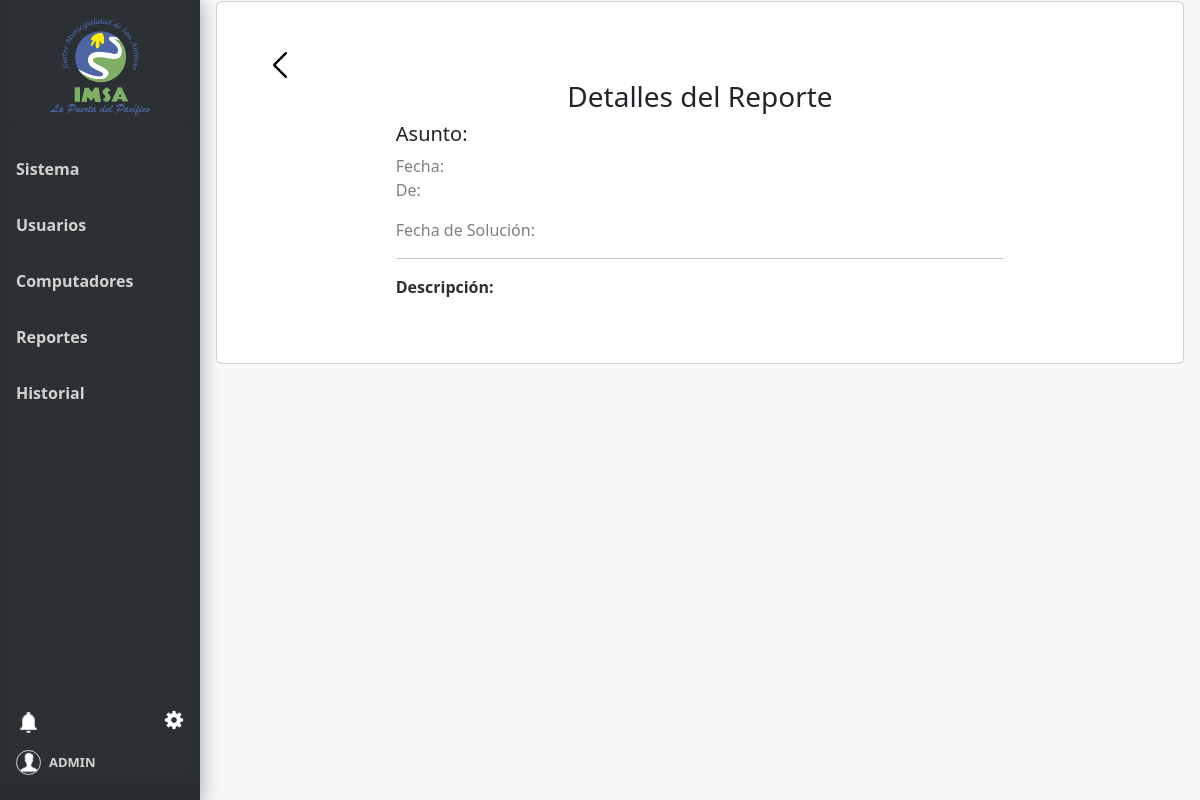
The app's page /ver_reporte/3 (signed in), older data.
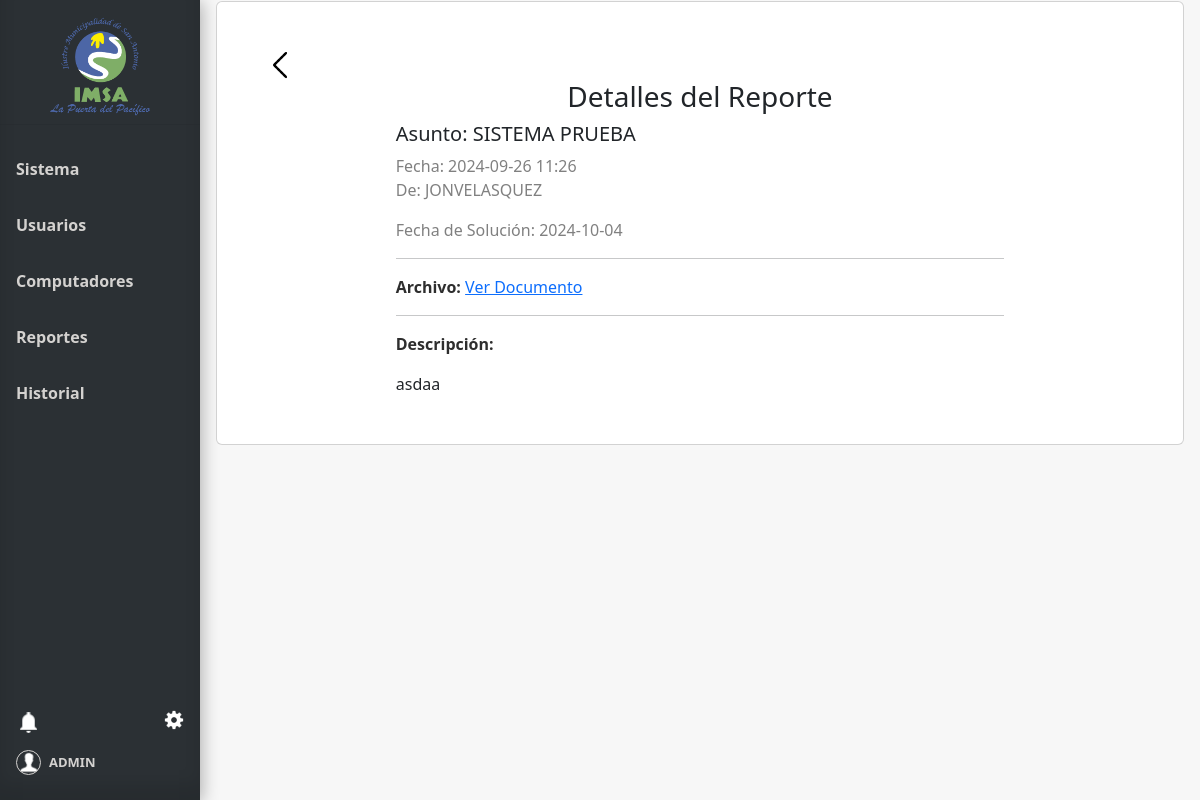
The same page, newer data.
### tables this page shows
CREATE TABLE Reportes (
    id_reporte INTEGER PRIMARY KEY AUTOINCREMENT,
    usuario_id INTEGER,
    asunto VARCHAR(100) NOT NULL,
    descripcion VARCHAR(300) NOT NULL,
    fecha TIMESTAMP DEFAULT CURRENT_TIMESTAMP,
    fecha_solucion TIMESTAMP,
    archivo VARCHAR,
    FOREIGN KEY (usuario_id) REFERENCES Usuario(Id_usuario)
);

CREATE TABLE Usuario (
    Id_usuario INTEGER PRIMARY KEY AUTOINCREMENT,
    Nombre_user VARCHAR(100),
    Email VARCHAR(100),
    Psw VARCHAR(100),
    id_tipo_usuario,
    FOREIGN KEY (id_tipo_usuario) REFERENCES Tipo_usuario(id_tipo_usuario)
);

### app.py (the view)
@app.route('/ver_reporte/<int:id_reporte>', methods=['GET'])
@login_required
def ver_reporte(id_reporte):
    conn = get_db_connection()
    reporte = conn.execute('''
                           SELECT Reportes.id_reporte, Reportes.asunto, Reportes.fecha, Reportes.fecha_solucion, Reportes.descripcion, Reportes.archivo, Usuario.Nombre_user
                           FROM Reportes
                           INNER JOIN Usuario ON Usuario.id_usuario = Reportes.usuario_id
                           WHERE id_reporte = ?
                           ''', (id_reporte,)).fetchone()
    conn.close()
    user=current_user
    num_notificaciones_totales = get_total_notifications(user.id)
    info_notificaciones = get_info_notifications(user.id)
    return render_template('ver_reporte.html', reporte=reporte,  user=user, num_notificaciones_totales=num_notificaciones_totales, info_notificaciones=info_notificaciones)

### app.py (called while the page is built)
@login_manager.user_loader
def load_user(user_id):
    return Usuario.get_by_id(user_id)

def get_db_connection():
    conn = sqlite3.connect('database.db')
    conn.row_factory = sqlite3.Row
    return conn

def get_total_notifications(user_id):
    conn = get_db_connection()
    total_notifications = conn.execute(
        'SELECT COUNT(*) FROM Notificaciones WHERE id_usuario = ?  AND leido = false',
        (user_id,)
    ).fetchone()[0]
    conn.close()
    return total_notifications

def get_info_notifications(user_id):
    conn = get_db_connection()
    info_notifiaciones= conn.execute(
        'SELECT * FROM Notificaciones WHERE id_usuario = ? ORDER BY id_notificacion DESC LIMIT 6',
        (user_id,)
    ).fetchall()
    conn.close()
    return info_notifiaciones

### model.py (called while the page is built)
def get_db_connection():
    conn = sqlite3.connect('database.db')
    conn.row_factory = sqlite3.Row
    return conn

### templates/ver_reporte.html
{% extends 'base.html' %}
{% block head %}
<link rel="stylesheet" href="{{ url_for('static', filename='css/style_verReporte.css')}}">
{% endblock %}
{% block content %}
<div class="card text-start mb-3">
    <div class="bodyBack">
        <a id="botonBack" href="{{url_for('reportes')}}" aria-valuetext="a"><img id="imgBack"
                src="{{ url_for('static', filename='img/icon-back.png')}}" alt="icon-back" width="30px"></a>
    </div>
    <div class="report-details" id="ReportDetails">
        <div class="report-details-header">
            <h3>Detalles del Reporte</h3>
        </div>
        <div class="report-details-body">
            <div class="headReporte">
                <h5>Asunto: {{reporte['asunto']}}</h5>
                <p class="fecha">Fecha: {{reporte['fecha']}} <br>De: {{reporte['Nombre_user']}}</p>
            </div>
            <p class="fecha">Fecha de Solución: {{reporte['fecha_solucion']}}</p>
            <hr>
            {% if reporte['archivo'] %}
            <div class="archivoReporte">
                <p><strong>Archivo:</strong> <a href="{{ url_for('uploaded_file', filename=reporte['archivo']) }}"
                        target="_blank">Ver Documento </a></p>
                <hr>
            </div>
            {% endif %}
            <div class="descripcionReporte">
                <p><strong>Descripción:</strong>  </p>
                <div class="descripcion-text">{{ reporte['descripcion'] }}</div>
            </div>
        </div>
    </div>
</div>
{% endblock %}

Row changes from the older to the newer data that the page shows:
added Reportes: asunto "SISTEMA PRUEBA", fecha "2024-09-26 11:26", fecha_solucion "2024-10-04", descripcion "asdaa"
added Usuario: Nombre_user "JONVELASQUEZ"
Text that changed along with them:
text now shown: "Archivo: Ver Documento"
